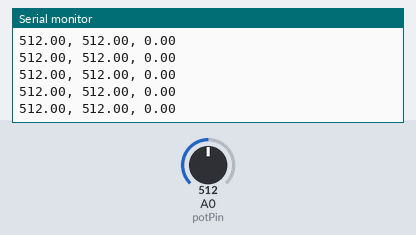
A sketch run on a simulated Arduino Uno, built with avr-gcc and run on an emulated ATmega328P. Shown: the last lines printed to the serial monitor. The inputs (shaded band) are chosen by the test bench; at power-on: A0 (potPin) = 512.

Above: at 2.7 s.
2.8 s: A0 (potPin) set to 987
At 2.85 s:
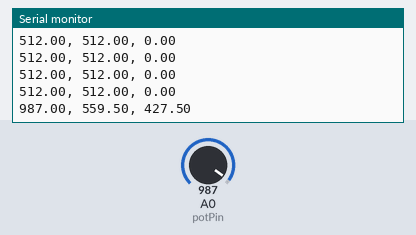
5.8 s: A0 (potPin) set to 1007
At 5.8 s:
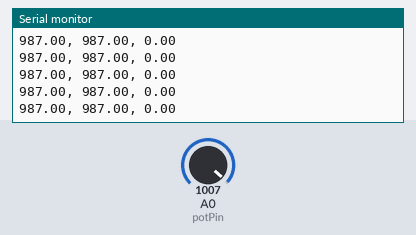
Timing chart, 0 to 8.8 s (numbered marks = the images above; inputs shaded):
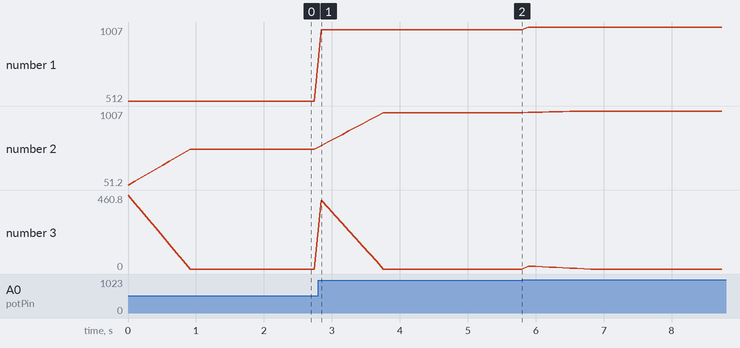

Measured:
- after the input at 2.8 s, the serial monitor: prints a new line after 0.05 s (image 1)
- plotted number 1: 512 → 987 after the input at 2.8 s, 987 → 1007 after the input at 5.8 s
- plotted number 2: 512 → 987 after the input at 2.8 s, 987 → 1007 after the input at 5.8 s

The sketch:

AnalogReadStatistics.ino
```cpp
const int potPin = A0;
const int BAUD_RATE = 9600;

// Array variables for tracking a window of potentiometer values
//  Use this array to calculate a moving average and variance
//    http://en.wikipedia.org/wiki/Moving_average
//    http://en.wikipedia.org/wiki/Deviation_(statistics)

const int NUM_SAMPLES = 10;
float potSamples[NUM_SAMPLES];
int potIndex = 0;
float totalPotValue = 0;


void setup()
{
  Serial.begin(BAUD_RATE);

  // Fill the array of samples with zeros
  for (int i=0; i<NUM_SAMPLES; i++) potSamples[i] = 0;
}

void loop()
{
  // potSamples[potIndex] is the oldest data in the array
  // We are about to override it with a new value, but first
  // we need to subtract it from our running total of pot values
  totalPotValue -= potSamples[potIndex];

  // Get the current pot value
  float currentPotValue = analogRead(potPin);

  // Update our running total and add the new value to the array
  totalPotValue += currentPotValue;
  potSamples[potIndex] = currentPotValue;

  // Increment our index
  potIndex++;
  if (potIndex>NUM_SAMPLES-1) potIndex = 0;

  // Calculate the average pot value
  float averagePotValue = totalPotValue / NUM_SAMPLES;

  float average_deviation = 0.0;
  for (int i=0; i<NUM_SAMPLES; i++) {
    average_deviation += abs(currentPotValue - averagePotValue);
  }
  average_deviation /= NUM_SAMPLES;


  // Output the last saved average pot value
  // i.e. the last one that exceeeded the change threshold
  Serial.print(currentPotValue);
  Serial.print(", ");
  Serial.print(averagePotValue);
  Serial.print(", ");
  Serial.println(average_deviation);

  // Delay
  delay(100);
}
```
